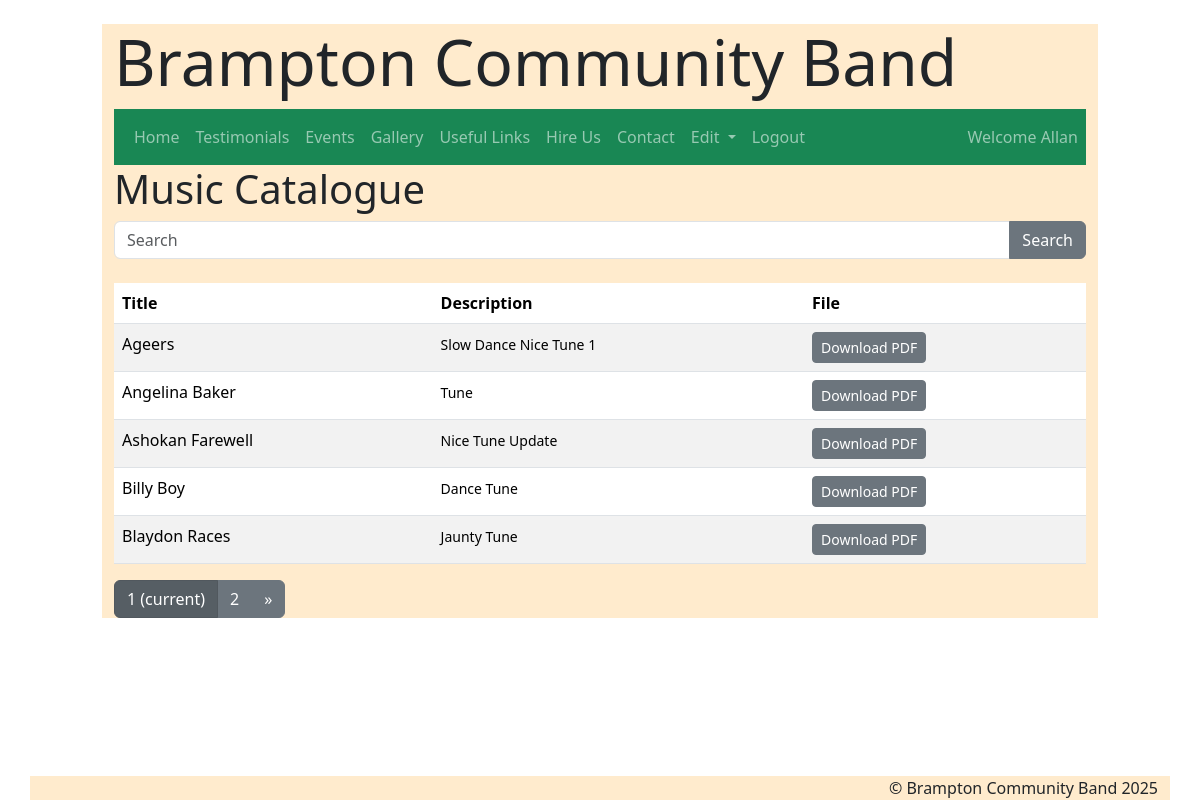
Page /music (signed in) on the committed database.
### pages/models.py (models this page shows, shortened)
class CustomUser(AbstractUser):
    moderator = models.BooleanField(max_length=5, null=True, blank=True, default=False)

class Songs(models.Model):
    TUNETYPE = (
        ('N/A', 'N/A'),
        ('Jig', 'Jig'),
        ('Reel', 'Reel'),
        ('Polka', 'Polka'),
        ('Listening Tune', 'Listening_Tune')
    )
    SET = (
        ('0', 'No'),
        ('1', 'Yes')
    )
    MOD = (
        ('No', 'No'),
        ('Yes', 'Yes')
    )
    title = models.CharField(max_length=50, null=True, blank=True, unique=True)
    description = models.TextField(blank=True)
    tune_type = models.CharField(max_length=25, choices=TUNETYPE)
    is_set = models.CharField(max_length=5, choices=SET, default=False, blank=True, null=True)
    file = models.FileField(upload_to="songs/")
    moderated = models.CharField(max_length=5, choices=MOD, default=False, blank=True, null=True)
    class Meta:
        ordering = ['id']

### pages/views.py (the view)
# urls.py: path('music', views.music, name='music'),
def music(request):
    if request.user.is_authenticated:
        score = Songs.objects.filter(moderated='Yes').order_by('title').values()
        page_num = request.GET.get('page', 1)
        paginator = Paginator(score, 5)
        try:
            items_page = paginator.page(page_num)
            items_page_items = items_page.object_list
        except PageNotAnInteger:
            items_page = paginator.page(1)
        except EmptyPage:
            items_page = paginator.page(paginator.num_pages)
        return render(request, "music.html", { "items_page": items_page})
    else:
        messages.success(request, "Please log to access this page")
        return render(request, 'login.html')

### pages/templates/music.html
{% extends "base.html" %}
{% block content %}
{% load static %}
{% block page_title %}
<div class="row"><h2 class="display-6">Music Catalogue</h2>{% include 'search_music.html' %}</div>
{% endblock page_title%}
<div class="table-responsive">
<table class="table table-striped">
    <thead>
        <th scope="col">Title</th>
        <th scope="col">Description</th>
        <th scope="col">File</th>
    </thead>
    <tbody>
        {% for tune in items_page %}
                <tr>
                    <td scope="row">{{ tune.title }}</td>
                    <td scope="row"><small>{{ tune.description }}</small></td>
                    <td scope="row"><a href="{{ MEDIA_URL}}{{tune.file}}" class="btn btn-secondary btn-sm" target="-blank">Download PDF</a></td>
                </tr>
        {% endfor %}
    </tbody>
</table>
{% include 'pagination.html' %}
<br>
</div>
{% endblock content %}

### pages/templates/navbar.html (shortened to what this page needs)
      <nav class="navbar navbar-expand-lg navbar-dark bg-success">
        <div class="container">
          <div class="collapse navbar-collapse" id="navbarNavDarkDropdown">
            <ul class="navbar-nav">
                <li class="nav-item">
                <a class="nav-link" href="{% url 'index' %}">Home</a>
                </li>
                <li class="nav-item">
                <a class="nav-link" href="{% url 'testimonials' %}">Testimonials</a>
                </li>
                <li class="nav-item">
                <a class="nav-link" href="{% url 'news' %}">Events</a>
                </li>
                <li class="nav-item">
                <a class="nav-link" href="{% url 'gallery' %}">Gallery</a>
                </li>
                <li class="nav-item">
                    <a class="nav-link" href="{% url 'links' %}">Useful Links</a>
                </li>
                <li class="nav-item">
                <a class="nav-link" href="{% url 'hire_us' %}">Hire Us</a>
                </li>
                <li class="nav-item">
                  <a class="nav-link" href="{% url 'contact' %}">Contact</a>
              </li>
                  {% if user.is_authenticated %}
                  <li class="nav-item dropdown">
                    <a class="nav-link dropdown-toggle" href="#" id="navbarDarkDropdownMenuLink" role="button" data-bs-toggle="dropdown" aria-expanded="false">
                      Edit
                    </a>
                  </li>
              <li class="nav-item">
                  <a class="nav-link" href="{% url 'logoutBCB' %}">Logout</a>
              </li>
              <li class="nav-item right">
                <a class="nav-link" href="#">Welcome {{user.first_name}}</a>
              </li>
              {% else %}
              <li class="nav-item">
                  <a class="nav-link" href="{% url 'loginBCB' %}">Login</a>
              </li>
               {% endif %}
            </ul>
          </div>
        </div>
      </nav>

### pages/static/style.css (style rules this page uses)
body { background-image: url('Instruments.png'); opacity:1; background-blend-mode: normal; background-size: cover; min-height: 100vh; }
.container-fluid { max-width: 85%; max-height: 95%; }
.right { position: absolute; right: 0; text-align: right; }

### rows in the picture
CustomUser: first_name "Allan"
Songs: title "Ageers", description "Slow Dance Nice Tune 1"
Songs: title "Angelina Baker", description "Tune"
Songs: title "Ashokan Farewell", description "Nice Tune Update"
Songs: title "Billy Boy", description "Dance Tune"
Songs: title "Blaydon Races", description "Jaunty Tune"

### other values in the picture
{{ page_number }} "1"
{{ page_number }} "2"
